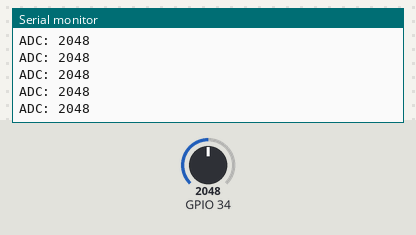
Bench run of a sketch on a simulated ESP32. Parts: the last lines printed to the serial monitor. Inputs (shaded band) come from the test bench; at power-on: GPIO 34 = 2048.

Above: at 2.2 s.
2.3 s: GPIO 34 set to 2866
At 2.56 s:
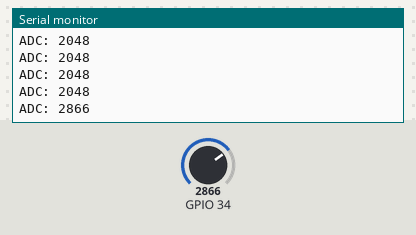
3.8 s: GPIO 34 set to 3603
At 3.96 s:
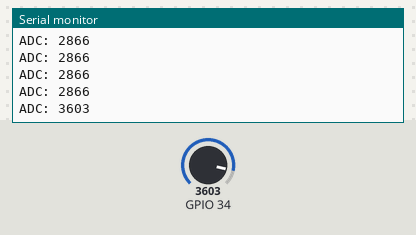
Timing chart, 0 to 6.8 s (numbered marks = the images above; inputs shaded):
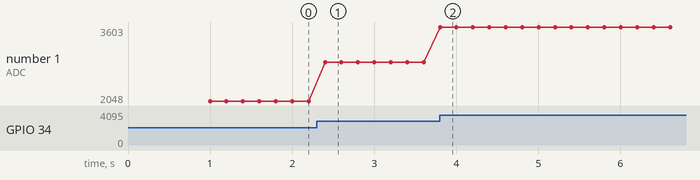

Measured:
- after the input at 2.3 s, the serial monitor: prints a new line after 0.10 s (image 1)
- after the input at 3.8 s, the serial monitor: prints a new line at once (image 2)
- plotted number 1: 2048 → 2866 after the input at 2.3 s, 2866 → 3603 after the input at 3.8 s

The sketch:

leersensor.ino
```cpp
void setup() {
  Serial.begin(115200);
  delay(1000);
}

void loop() {
  int ADC_SHARP = analogRead(34);

  Serial.print("ADC: ");
  Serial.println(ADC_SHARP);

  delay(200);
}
```
